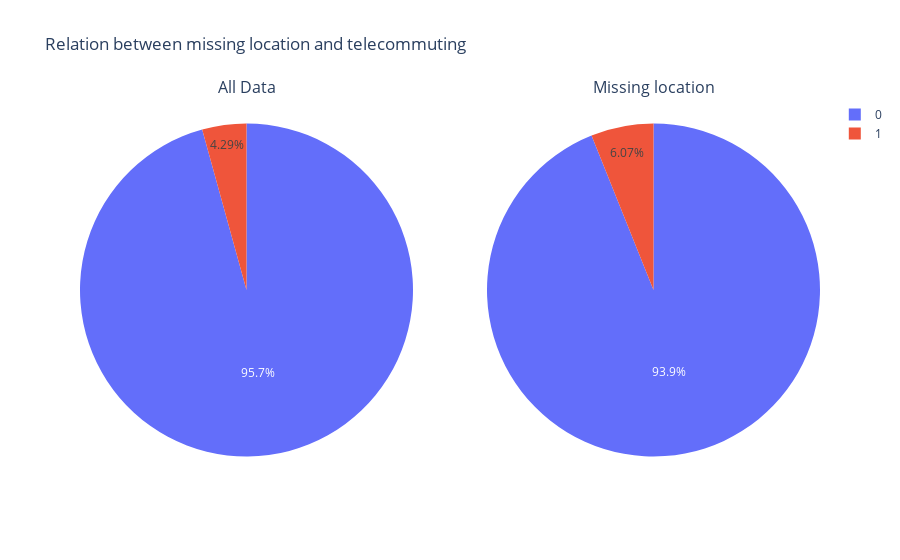

This figure's notebook cell:
### Code cell
fig = plot_relation(all_tele, missing_tele, 'telecommuting')

### Figure 1 — Plotly figure (JSON) as saved in the notebook; plotly's stock layout.template omitted (floating-point values rounded to 4 significant figures)
{"data": [{"domain": {"x": [0, 0.45], "y": [0, 1]}, "labels": [0, 1], "type": "pie", "values": [17113, 767]}, {"domain": {"x": [0.55, 1], "y": [0, 1]}, "labels": [0, 1], "type": "pie", "values": [325, 21]}], "layout": {"annotations": [{"font": {"size": 16}, "showarrow": false, "text": "All Data", "x": 0.225, "xanchor": "center", "xref": "paper", "y": 1, "yanchor": "bottom", "yref": "paper"}, {"font": {"size": 16}, "showarrow": false, "text": "Missing location", "x": 0.775, "xanchor": "center", "xref": "paper", "y": 1, "yanchor": "bottom", "yref": "paper"}], "title": {"text": "Relation between missing location and telecommuting"}}}
